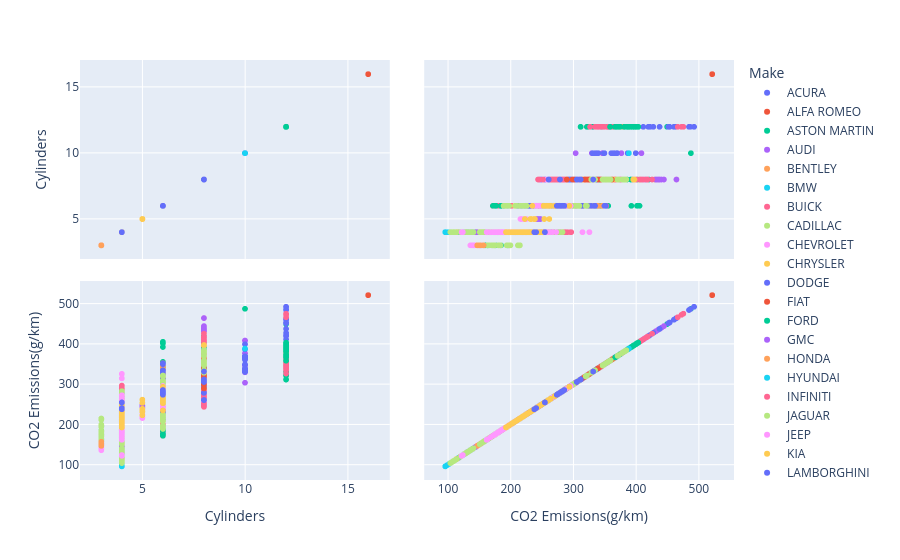

The code cell stored with this chart in its notebook:
### Code cell
fig = px.scatter_matrix(df, dimensions=["Cylinders", "CO2 Emissions(g/km)"], color="Make" )
fig.show()

### Figure 1 — Plotly figure (JSON) as saved in the notebook; plotly's stock layout.template omitted (floating-point values rounded to 4 significant figures; data arrays with more than 128 entries replaced by an {"elided": "..."} marker saying what was removed)
{"data": [{"dimensions": [{"axis": {"matches": true}, "label": "Cylinders", "values": [4, 4, 4, 6, 6, 6, 6, 6, 6, 4, 4, 6, 4, 4, 4, 6, 6, 6, 6, 4, 6, 6, 4, 6, 6, 6, 6, 6, 4, 6, 4, 6, 6, 6, 6, 6, 6, 4, 6, 4, 6, 6, 6, 6, 6, 6, 4, 4, 6, 6, 4, 6, 6, 6, 6, 4, 4, 6, 4, 4, 6, 6, 4, 6, 6, 6, 4, 4, 6, 4, 6, 6]}, {"axis": {"matches": true}, "label": "CO2 Emissions(g/km)", "values": [196, 221, 136, 255, 244, 230, 232, 255, 267, 212, 225, 239, 191, 214, 140, 255, 244, 230, 177, 191, 212, 221, 189, 254, 251, 249, 235, 180, 196, 226, 192, 259, 251, 210, 261, 250, 190, 197, 226, 192, 259, 251, 210, 261, 250, 196, 205, 209, 228, 240, 199, 252, 258, 210, 261, 232, 242, 196, 205, 209, 228, 240, 199, 254, 258, 210, 232, 241, 196, 209, 228, 240]}], "hovertemplate": "Make=ACURA<br>%{xaxis.title.text}=%{x}<br>%{yaxis.title.text}=%{y}<extra></extra>", "legendgroup": "ACURA", "marker": {"color": "#636efa", "symbol": "circle"}, "name": "ACURA", "showlegend": true, "type": "splom"}, {"dimensions": [{"axis": {"matches": true}, "label": "Cylinders", "values": [4, 4, 4, 4, 4, 4, 4, 6, 4, 4, 4, 4, 6, 4, 6, 4, 4, 4, 4, 6, 4, 4, 6, 4, 4, 4, 6, 4, 4, 6]}, {"axis": {"matches": true}, "label": "CO2 Emissions(g/km)", "values": [193, 193, 197, 197, 197, 205, 217, 280, 197, 197, 205, 217, 280, 226, 292, 197, 197, 205, 217, 280, 218, 226, 292, 197, 205, 217, 271, 218, 226, 288]}], "hovertemplate": "Make=ALFA ROMEO<br>%{xaxis.title.text}=%{x}<br>%{yaxis.title.text}=%{y}<extra></extra>", "legendgroup": "ALFA ROMEO", "marker": {"color": "#EF553B", "symbol": "circle"}, "name": "ALFA ROMEO", "showlegend": true, "type": "splom"}, {"dimensions": [{"axis": {"matches": true}, "label": "Cylinders", "values": [12, 12, 8, 8, 8, 8, 12, 12, 12, 8, 8, 8, 8, 12, 8, 8, 12, 12, 12, 12, 8, 8, 8, 8, 8, 8, 12, 12, 12, 12, 12, 12, 8, 12, 12, 12, 8, 12, 12, 12, 12, 8, 8, 12, 12, 8, 8]}, {"axis": {"matches": true}, "label": "CO2 Emissions(g/km)", "values": [359, 359, 338, 354, 338, 354, 359, 359, 327, 338, 356, 338, 356, 379, 338, 356, 340, 365, 332, 346, 343, 362, 343, 362, 343, 362, 390, 322, 331, 345, 388, 450, 271, 322, 332, 346, 271, 312, 324, 332, 346, 264, 271, 312, 324, 270, 333]}], "hovertemplate": "Make=ASTON MARTIN<br>%{xaxis.title.text}=%{x}<br>%{yaxis.title.text}=%{y}<extra></extra>", "legendgroup": "ASTON MARTIN", "marker": {"color": "#00cc96", "symbol": "circle"}, "name": "ASTON MARTIN", "showlegend": true, "type": "splom"}, {"dimensions": [{"axis": {"matches": true}, "label": "Cylinders", "values": {"elided": "286 int values"}}, {"axis": {"matches": true}, "label": "CO2 Emissions(g/km)", "values": {"elided": "286 int values"}}], "hovertemplate": "Make=AUDI<br>%{xaxis.title.text}=%{x}<br>%{yaxis.title.text}=%{y}<extra></extra>", "legendgroup": "AUDI", "marker": {"color": "#ab63fa", "symbol": "circle"}, "name": "AUDI", "showlegend": true, "type": "splom"}, {"dimensions": [{"axis": {"matches": true}, "label": "Cylinders", "values": [8, 12, 8, 12, 12, 12, 8, 8, 12, 8, 12, 8, 8, 12, 8, 8, 12, 8, 12, 8, 12, 8, 12, 8, 12, 8, 12, 8, 12, 8, 8, 12, 12, 12, 8, 12, 8, 8, 8, 8, 12, 8, 12, 8, 12, 12]}, {"axis": {"matches": true}, "label": "CO2 Emissions(g/km)", "values": [314, 356, 332, 380, 380, 388, 437, 307, 354, 337, 368, 327, 334, 388, 419, 307, 360, 337, 375, 334, 388, 408, 370, 307, 360, 337, 375, 321, 375, 407, 430, 370, 389, 389, 353, 389, 405, 315, 465, 315, 401, 291, 364, 291, 373, 373]}], "hovertemplate": "Make=BENTLEY<br>%{xaxis.title.text}=%{x}<br>%{yaxis.title.text}=%{y}<extra></extra>", "legendgroup": "BENTLEY", "marker": {"color": "#FFA15A", "symbol": "circle"}, "name": "BENTLEY", "showlegend": true, "type": "splom"}, {"dimensions": [{"axis": {"matches": true}, "label": "Cylinders", "values": {"elided": "527 int values"}}, {"axis": {"matches": true}, "label": "CO2 Emissions(g/km)", "values": {"elided": "527 int values"}}], "hovertemplate": "Make=BMW<br>%{xaxis.title.text}=%{x}<br>%{yaxis.title.text}=%{y}<extra></extra>", "legendgroup": "BMW", "marker": {"color": "#19d3f3", "symbol": "circle"}, "name": "BMW", "showlegend": true, "type": "splom"}, {"dimensions": [{"axis": {"matches": true}, "label": "Cylinders", "values": [6, 6, 4, 4, 6, 6, 6, 6, 4, 4, 4, 4, 4, 4, 4, 4, 6, 6, 4, 4, 6, 6, 6, 6, 4, 4, 4, 4, 4, 4, 4, 4, 6, 6, 4, 4, 4, 4, 4, 6, 6, 4, 6, 6, 4, 4, 4, 4, 4, 4, 4, 6, 6, 4, 4, 4, 4, 4, 4, 6, 6, 4, 4, 4, 6, 6, 4, 4, 4, 4, 4, 4, 6, 4, 6, 4, 4, 6, 6, 6, 4, 4, 4, 4, 4, 4, 6, 4, 6, 4, 4, 6, 6, 6, 4, 4, 3, 3, 4, 4, 4, 4, 6]}, {"axis": {"matches": true}, "label": "CO2 Emissions(g/km)", "values": [283, 290, 196, 212, 264, 250, 264, 264, 189, 228, 225, 246, 189, 228, 225, 218, 283, 290, 196, 212, 262, 253, 269, 254, 189, 225, 225, 246, 189, 225, 225, 216, 315, 323, 199, 215, 182, 192, 248, 268, 260, 193, 274, 263, 231, 230, 193, 252, 231, 230, 224, 315, 322, 194, 185, 208, 196, 248, 232, 224, 235, 233, 250, 226, 263, 277, 194, 185, 210, 196, 248, 234, 228, 190, 237, 217, 227, 250, 263, 278, 204, 194, 214, 205, 249, 234, 233, 192, 238, 214, 227, 251, 263, 277, 204, 214, 198, 199, 250, 234, 211, 227, 255]}], "hovertemplate": "Make=BUICK<br>%{xaxis.title.text}=%{x}<br>%{yaxis.title.text}=%{y}<extra></extra>", "legendgroup": "BUICK", "marker": {"color": "#FF6692", "symbol": "circle"}, "name": "BUICK", "showlegend": true, "type": "splom"}, {"dimensions": [{"axis": {"matches": true}, "label": "Cylinders", "values": {"elided": "158 int values"}}, {"axis": {"matches": true}, "label": "CO2 Emissions(g/km)", "values": {"elided": "158 int values"}}], "hovertemplate": "Make=CADILLAC<br>%{xaxis.title.text}=%{x}<br>%{yaxis.title.text}=%{y}<extra></extra>", "legendgroup": "CADILLAC", "marker": {"color": "#B6E880", "symbol": "circle"}, "name": "CADILLAC", "showlegend": true, "type": "splom"}, {"dimensions": [{"axis": {"matches": true}, "label": "Cylinders", "values": {"elided": "588 int values"}}, {"axis": {"matches": true}, "label": "CO2 Emissions(g/km)", "values": {"elided": "588 int values"}}], "hovertemplate": "Make=CHEVROLET<br>%{xaxis.title.text}=%{x}<br>%{yaxis.title.text}=%{y}<extra></extra>", "legendgroup": "CHEVROLET", "marker": {"color": "#FF97FF", "symbol": "circle"}, "name": "CHEVROLET", "showlegend": true, "type": "splom"}, {"dimensions": [{"axis": {"matches": true}, "label": "Cylinders", "values": [6, 4, 4, 6, 6, 4, 4, 6, 6, 8, 6, 8, 6, 6, 6, 6, 8, 6, 6, 4, 4, 4, 6, 6, 6, 6, 6, 6, 6, 6, 6, 8, 6, 6, 6, 6, 6, 4, 4, 6, 6, 6, 6, 6, 6, 6, 8, 6, 6, 6, 6, 6, 4, 4, 6, 6, 6, 6, 6, 8, 6, 6, 6, 6, 6, 6, 6, 6, 8, 6, 6, 6, 6, 6, 6, 6, 6, 8, 6, 6, 6, 6, 6, 6, 8, 6, 6, 6]}, {"axis": {"matches": true}, "label": "CO2 Emissions(g/km)", "values": [237, 232, 246, 242, 230, 225, 230, 242, 230, 294, 251, 308, 251, 237, 237, 222, 317, 276, 269, 196, 196, 181, 235, 235, 218, 246, 246, 226, 237, 237, 222, 283, 251, 251, 237, 276, 269, 198, 186, 239, 225, 250, 232, 240, 240, 229, 289, 257, 257, 243, 282, 279, 201, 192, 241, 230, 252, 237, 242, 289, 258, 258, 248, 257, 249, 242, 242, 234, 289, 258, 258, 248, 259, 249, 242, 242, 234, 289, 258, 258, 248, 259, 249, 242, 289, 258, 249, 249]}], "hovertemplate": "Make=CHRYSLER<br>%{xaxis.title.text}=%{x}<br>%{yaxis.title.text}=%{y}<extra></extra>", "legendgroup": "CHRYSLER", "marker": {"color": "#FECB52", "symbol": "circle"}, "name": "CHRYSLER", "showlegend": true, "type": "splom"}, {"dimensions": [{"axis": {"matches": true}, "label": "Cylinders", "values": {"elided": "246 int values"}}, {"axis": {"matches": true}, "label": "CO2 Emissions(g/km)", "values": {"elided": "246 int values"}}], "hovertemplate": "Make=DODGE<br>%{xaxis.title.text}=%{x}<br>%{yaxis.title.text}=%{y}<extra></extra>", "legendgroup": "DODGE", "marker": {"color": "#636efa", "symbol": "circle"}, "name": "DODGE", "showlegend": true, "type": "splom"}, {"dimensions": [{"axis": {"matches": true}, "label": "Cylinders", "values": [4, 4, 4, 4, 4, 4, 4, 4, 4, 4, 4, 4, 4, 4, 4, 4, 4, 4, 4, 4, 4, 4, 4, 4, 4, 4, 4, 4, 4, 4, 4, 4, 4, 4, 4, 4, 4, 4, 4, 4, 4, 4, 4, 4, 4, 4, 4, 4, 4, 4, 4, 4, 4, 4, 4, 4, 4, 4, 4, 4, 4, 4, 4, 4, 4, 4, 4, 4, 4, 4, 4, 4, 4]}, {"axis": {"matches": true}, "label": "CO2 Emissions(g/km)", "values": [179, 179, 182, 166, 179, 182, 156, 179, 200, 193, 182, 166, 182, 156, 198, 179, 198, 179, 198, 179, 216, 200, 191, 183, 168, 183, 160, 200, 183, 200, 183, 200, 183, 218, 203, 194, 194, 217, 224, 187, 185, 186, 171, 186, 163, 202, 186, 202, 186, 221, 197, 219, 226, 187, 185, 202, 182, 202, 182, 221, 197, 220, 226, 187, 185, 203, 186, 221, 213, 187, 185, 221, 213]}], "hovertemplate": "Make=FIAT<br>%{xaxis.title.text}=%{x}<br>%{yaxis.title.text}=%{y}<extra></extra>", "legendgroup": "FIAT", "marker": {"color": "#EF553B", "symbol": "circle"}, "name": "FIAT", "showlegend": true, "type": "splom"}, {"dimensions": [{"axis": {"matches": true}, "label": "Cylinders", "values": {"elided": "628 int values"}}, {"axis": {"matches": true}, "label": "CO2 Emissions(g/km)", "values": {"elided": "628 int values"}}], "hovertemplate": "Make=FORD<br>%{xaxis.title.text}=%{x}<br>%{yaxis.title.text}=%{y}<extra></extra>", "legendgroup": "FORD", "marker": {"color": "#00cc96", "symbol": "circle"}, "name": "FORD", "showlegend": true, "type": "splom"}, {"dimensions": [{"axis": {"matches": true}, "label": "Cylinders", "values": {"elided": "328 int values"}}, {"axis": {"matches": true}, "label": "CO2 Emissions(g/km)", "values": {"elided": "328 int values"}}], "hovertemplate": "Make=GMC<br>%{xaxis.title.text}=%{x}<br>%{yaxis.title.text}=%{y}<extra></extra>", "legendgroup": "GMC", "marker": {"color": "#ab63fa", "symbol": "circle"}, "name": "GMC", "showlegend": true, "type": "splom"}, {"dimensions": [{"axis": {"matches": true}, "label": "Cylinders", "values": {"elided": "214 int values"}}, {"axis": {"matches": true}, "label": "CO2 Emissions(g/km)", "values": {"elided": "214 int values"}}], "hovertemplate": "Make=HONDA<br>%{xaxis.title.text}=%{x}<br>%{yaxis.title.text}=%{y}<extra></extra>", "legendgroup": "HONDA", "marker": {"color": "#FFA15A", "symbol": "circle"}, "name": "HONDA", "showlegend": true, "type": "splom"}, {"dimensions": [{"axis": {"matches": true}, "label": "Cylinders", "values": {"elided": "210 int values"}}, {"axis": {"matches": true}, "label": "CO2 Emissions(g/km)", "values": {"elided": "210 int values"}}], "hovertemplate": "Make=HYUNDAI<br>%{xaxis.title.text}=%{x}<br>%{yaxis.title.text}=%{y}<extra></extra>", "legendgroup": "HYUNDAI", "marker": {"color": "#19d3f3", "symbol": "circle"}, "name": "HYUNDAI", "showlegend": true, "type": "splom"}, {"dimensions": [{"axis": {"matches": true}, "label": "Cylinders", "values": [6, 6, 6, 6, 6, 6, 6, 6, 6, 6, 8, 6, 8, 6, 6, 6, 6, 4, 6, 8, 8, 6, 6, 6, 6, 6, 6, 6, 6, 6, 6, 8, 6, 8, 6, 6, 6, 6, 4, 6, 8, 4, 6, 4, 6, 6, 6, 6, 6, 6, 6, 8, 6, 6, 6, 6, 4, 6, 8, 4, 6, 6, 6, 4, 6, 6, 6, 8, 6, 4, 4, 6, 6, 6, 4, 6, 8, 4, 6, 6, 6, 4, 6, 6, 6, 8, 4, 4, 6, 8, 4, 6, 6, 4, 6, 6, 6, 8, 4, 6, 8, 6, 6, 6, 6, 4, 6, 8]}, {"axis": {"matches": true}, "label": "CO2 Emissions(g/km)", "values": [235, 248, 172, 189, 265, 269, 283, 255, 267, 253, 283, 267, 294, 175, 271, 244, 253, 196, 294, 334, 345, 237, 248, 172, 189, 246, 267, 264, 269, 283, 253, 285, 267, 297, 172, 274, 232, 246, 200, 294, 338, 214, 242, 226, 249, 262, 247, 256, 181, 193, 274, 300, 177, 279, 242, 252, 204, 301, 354, 226, 256, 257, 200, 233, 253, 259, 274, 300, 184, 200, 221, 280, 246, 257, 214, 301, 355, 228, 253, 260, 200, 233, 251, 259, 274, 301, 200, 221, 257, 354, 229, 253, 261, 233, 251, 259, 275, 301, 211, 257, 354, 254, 261, 251, 259, 228, 257, 360]}], "hovertemplate": "Make=INFINITI<br>%{xaxis.title.text}=%{x}<br>%{yaxis.title.text}=%{y}<extra></extra>", "legendgroup": "INFINITI", "marker": {"color": "#FF6692", "symbol": "circle"}, "name": "INFINITI", "showlegend": true, "type": "splom"}, {"dimensions": [{"axis": {"matches": true}, "label": "Cylinders", "values": {"elided": "160 int values"}}, {"axis": {"matches": true}, "label": "CO2 Emissions(g/km)", "values": {"elided": "160 int values"}}], "hovertemplate": "Make=JAGUAR<br>%{xaxis.title.text}=%{x}<br>%{yaxis.title.text}=%{y}<extra></extra>", "legendgroup": "JAGUAR", "marker": {"color": "#B6E880", "symbol": "circle"}, "name": "JAGUAR", "showlegend": true, "type": "splom"}, {"dimensions": [{"axis": {"matches": true}, "label": "Cylinders", "values": {"elided": "251 int values"}}, {"axis": {"matches": true}, "label": "CO2 Emissions(g/km)", "values": {"elided": "251 int values"}}], "hovertemplate": "Make=JEEP<br>%{xaxis.title.text}=%{x}<br>%{yaxis.title.text}=%{y}<extra></extra>", "legendgroup": "JEEP", "marker": {"color": "#FF97FF", "symbol": "circle"}, "name": "JEEP", "showlegend": true, "type": "splom"}, {"dimensions": [{"axis": {"matches": true}, "label": "Cylinders", "values": {"elided": "231 int values"}}, {"axis": {"matches": true}, "label": "CO2 Emissions(g/km)", "values": {"elided": "231 int values"}}], "hovertemplate": "Make=KIA<br>%{xaxis.title.text}=%{x}<br>%{yaxis.title.text}=%{y}<extra></extra>", "legendgroup": "KIA", "marker": {"color": "#FECB52", "symbol": "circle"}, "name": "KIA", "showlegend": true, "type": "splom"}, {"dimensions": [{"axis": {"matches": true}, "label": "Cylinders", "values": [12, 10, 10, 12, 12, 10, 12, 12, 12, 10, 10, 12, 12, 12, 12, 10, 10, 12, 12, 12, 12, 10, 10, 10, 10, 12, 12, 10, 10, 10, 10, 10, 10, 8, 12, 12, 10, 10, 10, 10, 8]}, {"axis": {"matches": true}, "label": "CO2 Emissions(g/km)", "values": [421, 361, 400, 412, 453, 334, 423, 420, 452, 331, 340, 428, 461, 438, 461, 331, 340, 454, 464, 454, 464, 336, 349, 337, 350, 487, 493, 366, 370, 366, 370, 370, 370, 384, 485, 493, 370, 370, 370, 370, 384]}], "hovertemplate": "Make=LAMBORGHINI<br>%{xaxis.title.text}=%{x}<br>%{yaxis.title.text}=%{y}<extra></extra>", "legendgroup": "LAMBORGHINI", "marker": {"color": "#636efa", "symbol": "circle"}, "name": "LAMBORGHINI", "showlegend": true, "type": "splom"}, {"dimensions": [{"axis": {"matches": true}, "label": "Cylinders", "values": [4, 6, 4, 4, 8, 8, 8, 6, 6, 6, 8, 8, 8, 6, 6, 6, 8, 8, 8, 4, 6, 6, 8, 8, 8, 8, 4, 4, 6, 8, 8, 4, 6, 6, 6, 8, 8, 6, 6, 8, 4, 4, 4, 4, 4, 4, 4, 4, 6, 6, 6, 4, 6, 6, 8, 8, 6, 6, 8, 4, 4, 4, 4, 6, 6, 6, 4, 4, 6, 6, 8, 8, 8, 8, 6, 6, 8, 8, 4, 4, 4, 4, 6, 6, 8]}, {"axis": {"matches": true}, "label": "CO2 Emissions(g/km)", "values": [274, 334, 225, 225, 354, 347, 342, 285, 285, 278, 345, 338, 331, 283, 283, 277, 354, 347, 342, 274, 329, 283, 347, 342, 347, 342, 223, 223, 285, 338, 331, 248, 336, 291, 254, 356, 356, 291, 254, 344, 229, 252, 231, 243, 246, 225, 231, 229, 273, 311, 279, 246, 291, 256, 305, 365, 291, 256, 294, 225, 231, 229, 248, 273, 311, 279, 266, 262, 258, 256, 305, 305, 354, 365, 264, 256, 294, 336, 245, 242, 238, 248, 273, 273, 318]}], "hovertemplate": "Make=LAND ROVER<br>%{xaxis.title.text}=%{x}<br>%{yaxis.title.text}=%{y}<extra></extra>", "legendgroup": "LAND ROVER", "marker": {"color": "#EF553B", "symbol": "circle"}, "name": "LAND ROVER", "showlegend": true, "type": "splom"}, {"dimensions": [{"axis": {"matches": true}, "label": "Cylinders", "values": {"elided": "178 int values"}}, {"axis": {"matches": true}, "label": "CO2 Emissions(g/km)", "values": {"elided": "178 int values"}}], "hovertemplate": "Make=LEXUS<br>%{xaxis.title.text}=%{x}<br>%{yaxis.title.text}=%{y}<extra></extra>", "legendgroup": "LEXUS", "marker": {"color": "#00cc96", "symbol": "circle"}, "name": "LEXUS", "showlegend": true, "type": "splom"}, {"dimensions": [{"axis": {"matches": true}, "label": "Cylinders", "values": [6, 6, 6, 4, 6, 6, 4, 6, 4, 8, 8, 4, 4, 6, 6, 6, 4, 6, 6, 4, 6, 4, 6, 6, 4, 4, 6, 6, 6, 4, 6, 6, 6, 4, 6, 4, 6, 4, 6, 6, 6, 6, 6, 4, 4, 4, 6, 6, 6, 6, 4, 6, 4, 6, 4, 6, 6, 6, 6, 6, 4, 4, 4, 6, 6, 6, 6, 4, 6, 4, 6, 6, 6, 6, 4, 4, 4, 6, 6, 4, 6, 4, 4, 6, 6, 6, 6, 6, 6, 4, 4, 4, 4, 4, 6, 6]}, {"axis": {"matches": true}, "label": "CO2 Emissions(g/km)", "values": [271, 260, 294, 235, 281, 281, 207, 262, 145, 368, 346, 251, 258, 274, 258, 294, 232, 281, 278, 205, 260, 133, 327, 331, 256, 261, 293, 287, 322, 268, 298, 283, 293, 210, 257, 220, 279, 136, 334, 339, 281, 288, 287, 256, 254, 268, 321, 298, 284, 293, 230, 264, 239, 278, 139, 333, 339, 280, 290, 287, 256, 254, 269, 322, 298, 284, 293, 242, 278, 139, 310, 281, 289, 287, 257, 256, 270, 322, 297, 245, 278, 139, 250, 259, 314, 280, 281, 289, 287, 229, 230, 245, 131, 250, 258, 315]}], "hovertemplate": "Make=LINCOLN<br>%{xaxis.title.text}=%{x}<br>%{yaxis.title.text}=%{y}<extra></extra>", "legendgroup": "LINCOLN", "marker": {"color": "#ab63fa", "symbol": "circle"}, "name": "LINCOLN", "showlegend": true, "type": "splom"}, {"dimensions": [{"axis": {"matches": true}, "label": "Cylinders", "values": [6, 6, 8, 8, 8, 6, 6, 6, 8, 8, 8, 6, 6, 6, 6, 8, 8, 8, 6, 6, 6, 6, 6, 8, 8, 6, 6, 8, 6, 6, 6, 6, 6, 8, 8, 6, 6, 8, 6, 6, 6, 6, 6, 8, 6, 6, 8, 8, 6, 6, 8, 6, 6, 6, 6, 6, 8, 8, 6, 6, 8]}, {"axis": {"matches": true}, "label": "CO2 Emissions(g/km)", "values": [292, 292, 347, 352, 334, 301, 292, 294, 347, 350, 334, 299, 286, 293, 295, 357, 360, 322, 300, 302, 286, 293, 295, 355, 358, 340, 346, 321, 300, 301, 286, 293, 295, 355, 358, 340, 346, 321, 300, 301, 286, 295, 295, 354, 324, 330, 360, 360, 299, 301, 321, 286, 286, 295, 324, 324, 360, 360, 286, 301, 321]}], "hovertemplate": "Make=MASERATI<br>%{xaxis.title.text}=%{x}<br>%{yaxis.title.text}=%{y}<extra></extra>", "legendgroup": "MASERATI", "marker": {"color": "#FFA15A", "symbol": "circle"}, "name": "MASERATI", "showlegend": true, "type": "splom"}, {"dimensions": [{"axis": {"matches": true}, "label": "Cylinders", "values": {"elided": "180 int values"}}, {"axis": {"matches": true}, "label": "CO2 Emissions(g/km)", "values": {"elided": "180 int values"}}], "hovertemplate": "Make=MAZDA<br>%{xaxis.title.text}=%{x}<br>%{yaxis.title.text}=%{y}<extra></extra>", "legendgroup": "MAZDA", "marker": {"color": "#19d3f3", "symbol": "circle"}, "name": "MAZDA", "showlegend": true, "type": "splom"}, {"dimensions": [{"axis": {"matches": true}, "label": "Cylinders", "values": {"elided": "419 int values"}}, {"axis": {"matches": true}, "label": "CO2 Emissions(g/km)", "values": {"elided": "419 int values"}}], "hovertemplate": "Make=MERCEDES-BENZ<br>%{xaxis.title.text}=%{x}<br>%{yaxis.title.text}=%{y}<extra></extra>", "legendgroup": "MERCEDES-BENZ", "marker": {"color": "#FF6692", "symbol": "circle"}, "name": "MERCEDES-BENZ", "showlegend": true, "type": "splom"}, {"dimensions": [{"axis": {"matches": true}, "label": "Cylinders", "values": {"elided": "204 int values"}}, {"axis": {"matches": true}, "label": "CO2 Emissions(g/km)", "values": {"elided": "204 int values"}}], "hovertemplate": "Make=MINI<br>%{xaxis.title.text}=%{x}<br>%{yaxis.title.text}=%{y}<extra></extra>", "legendgroup": "MINI", "marker": {"color": "#B6E880", "symbol": "circle"}, "name": "MINI", "showlegend": true, "type": "splom"}, {"dimensions": [{"axis": {"matches": true}, "label": "Cylinders", "values": [4, 4, 4, 4, 4, 4, 4, 4, 3, 3, 4, 4, 6, 4, 4, 4, 4, 4, 4, 4, 4, 4, 4, 4, 3, 3, 4, 4, 6, 4, 4, 4, 4, 4, 4, 4, 4, 4, 4, 4, 3, 3, 4, 4, 6, 4, 4, 4, 4, 4, 4, 4, 4, 4, 4, 3, 3, 3, 3, 4, 4, 6, 4, 4, 4, 4, 4, 3, 3, 3, 3, 4, 6, 4, 4, 4, 4, 4, 3, 3, 3, 3, 4, 6, 4, 4, 4, 4, 3, 3, 4, 6, 4, 4, 4]}, {"axis": {"matches": true}, "label": "CO2 Emissions(g/km)", "values": [189, 191, 218, 288, 283, 267, 198, 198, 138, 147, 198, 209, 235, 200, 202, 207, 189, 193, 219, 288, 283, 267, 198, 198, 136, 147, 198, 209, 232, 193, 202, 202, 221, 181, 198, 204, 217, 210, 191, 203, 139, 147, 193, 207, 238, 202, 214, 223, 183, 200, 206, 218, 212, 194, 205, 141, 150, 149, 155, 197, 211, 242, 204, 216, 213, 208, 216, 141, 150, 149, 155, 212, 248, 204, 216, 213, 219, 216, 143, 151, 148, 153, 212, 246, 206, 213, 218, 216, 143, 151, 212, 246, 206, 213, 218]}], "hovertemplate": "Make=MITSUBISHI<br>%{xaxis.title.text}=%{x}<br>%{yaxis.title.text}=%{y}<extra></extra>", "legendgroup": "MITSUBISHI", "marker": {"color": "#FF97FF", "symbol": "circle"}, "name": "MITSUBISHI", "showlegend": true, "type": "splom"}, {"dimensions": [{"axis": {"matches": true}, "label": "Cylinders", "values": {"elided": "259 int values"}}, {"axis": {"matches": true}, "label": "CO2 Emissions(g/km)", "values": {"elided": "259 int values"}}], "hovertemplate": "Make=NISSAN<br>%{xaxis.title.text}=%{x}<br>%{yaxis.title.text}=%{y}<extra></extra>", "legendgroup": "NISSAN", "marker": {"color": "#FECB52", "symbol": "circle"}, "name": "NISSAN", "showlegend": true, "type": "splom"}, {"dimensions": [{"axis": {"matches": true}, "label": "Cylinders", "values": {"elided": "376 int values"}}, {"axis": {"matches": true}, "label": "CO2 Emissions(g/km)", "values": {"elided": "376 int values"}}], "hovertemplate": "Make=PORSCHE<br>%{xaxis.title.text}=%{x}<br>%{yaxis.title.text}=%{y}<extra></extra>", "legendgroup": "PORSCHE", "marker": {"color": "#636efa", "symbol": "circle"}, "name": "PORSCHE", "showlegend": true, "type": "splom"}, {"dimensions": [{"axis": {"matches": true}, "label": "Cylinders", "values": [8, 8, 8, 8, 6, 6, 6, 6, 6, 6, 6, 6, 6, 6, 6, 6, 6, 8, 8, 6, 6, 6, 6, 6, 8, 8, 6, 6, 6, 4, 6, 6, 6, 8, 8, 6, 6, 6, 6, 8, 8, 6, 4, 6, 6, 8, 8, 6, 6, 6, 8, 8, 6, 4, 6, 6, 8, 8, 6, 6, 6, 8, 8, 6, 4, 6, 6, 8, 8, 6, 8, 8, 6, 6, 6, 8, 8, 6, 6, 6, 8, 8, 4, 6, 6, 6, 8, 8, 6, 6, 8, 8, 6, 8, 6, 8, 4]}, {"axis": {"matches": true}, "label": "CO2 Emissions(g/km)", "values": [340, 313, 354, 324, 286, 290, 285, 275, 274, 269, 260, 262, 254, 274, 274, 269, 260, 340, 313, 273, 265, 290, 290, 285, 354, 324, 286, 262, 254, 225, 279, 279, 264, 348, 319, 272, 264, 294, 296, 362, 330, 283, 231, 280, 283, 346, 319, 278, 294, 300, 361, 328, 289, 232, 280, 283, 346, 319, 278, 294, 300, 382, 328, 289, 232, 253, 246, 320, 290, 260, 325, 302, 278, 280, 283, 346, 319, 289, 294, 300, 382, 328, 232, 243, 253, 245, 320, 290, 260, 260, 325, 299, 280, 319, 294, 330, 232]}], "hovertemplate": "Make=RAM<br>%{xaxis.title.text}=%{x}<br>%{yaxis.title.text}=%{y}<extra></extra>", "legendgroup": "RAM", "marker": {"color": "#EF553B", "symbol": "circle"}, "name": "RAM", "showlegend": true, "type": "splom"}, {"dimensions": [{"axis": {"matches": true}, "label": "Cylinders", "values": [12, 12, 12, 12, 12, 12, 12, 12, 12, 12, 12, 12, 12, 12, 12, 12, 12, 12, 12, 12, 12, 12, 12, 12, 12, 12, 12, 12, 12, 12, 12, 12, 12, 12, 12, 12, 12, 12, 12, 12, 12, 12, 12, 12, 12, 12, 12, 12, 12, 12]}, {"axis": {"matches": true}, "label": "CO2 Emissions(g/km)", "values": [368, 368, 393, 393, 393, 393, 359, 370, 370, 396, 396, 396, 396, 359, 373, 373, 403, 404, 403, 404, 367, 390, 390, 390, 400, 400, 400, 401, 375, 397, 397, 397, 387, 387, 388, 382, 397, 397, 397, 382, 382, 388, 386, 386, 400, 400, 400, 382, 382, 387]}], "hovertemplate": "Make=ROLLS-ROYCE<br>%{xaxis.title.text}=%{x}<br>%{yaxis.title.text}=%{y}<extra></extra>", "legendgroup": "ROLLS-ROYCE", "marker": {"color": "#00cc96", "symbol": "circle"}, "name": "ROLLS-ROYCE", "showlegend": true, "type": "splom"}, {"dimensions": [{"axis": {"matches": true}, "label": "Cylinders", "values": [4, 4, 4, 4, 4, 4, 4, 4, 4, 4, 4, 4, 4, 4, 4, 4, 4, 4, 4, 4, 4, 4]}, {"axis": {"matches": true}, "label": "CO2 Emissions(g/km)", "values": [193, 218, 143, 207, 207, 228, 228, 184, 182, 193, 221, 147, 207, 207, 225, 225, 197, 224, 173, 180, 211, 210]}], "hovertemplate": "Make=SCION<br>%{xaxis.title.text}=%{x}<br>%{yaxis.title.text}=%{y}<extra></extra>", "legendgroup": "SCION", "marker": {"color": "#ab63fa", "symbol": "circle"}, "name": "SCION", "showlegend": true, "type": "splom"}, {"dimensions": [{"axis": {"matches": true}, "label": "Cylinders", "values": [3, 3, 3, 3, 3, 3, 3]}, {"axis": {"matches": true}, "label": "CO2 Emissions(g/km)", "values": [147, 147, 150, 150, 157, 157, 152]}], "hovertemplate": "Make=SMART<br>%{xaxis.title.text}=%{x}<br>%{yaxis.title.text}=%{y}<extra></extra>", "legendgroup": "SMART", "marker": {"color": "#FFA15A", "symbol": "circle"}, "name": "SMART", "showlegend": true, "type": "splom"}, {"dimensions": [{"axis": {"matches": true}, "label": "Cylinders", "values": [10, 10]}, {"axis": {"matches": true}, "label": "CO2 Emissions(g/km)", "values": [389, 389]}], "hovertemplate": "Make=SRT<br>%{xaxis.title.text}=%{x}<br>%{yaxis.title.text}=%{y}<extra></extra>", "legendgroup": "SRT", "marker": {"color": "#19d3f3", "symbol": "circle"}, "name": "SRT", "showlegend": true, "type": "splom"}, {"dimensions": [{"axis": {"matches": true}, "label": "Cylinders", "values": {"elided": "140 int values"}}, {"axis": {"matches": true}, "label": "CO2 Emissions(g/km)", "values": {"elided": "140 int values"}}], "hovertemplate": "Make=SUBARU<br>%{xaxis.title.text}=%{x}<br>%{yaxis.title.text}=%{y}<extra></extra>", "legendgroup": "SUBARU", "marker": {"color": "#FF6692", "symbol": "circle"}, "name": "SUBARU", "showlegend": true, "type": "splom"}, {"dimensions": [{"axis": {"matches": true}, "label": "Cylinders", "values": {"elided": "330 int values"}}, {"axis": {"matches": true}, "label": "CO2 Emissions(g/km)", "values": {"elided": "330 int values"}}], "hovertemplate": "Make=TOYOTA<br>%{xaxis.title.text}=%{x}<br>%{yaxis.title.text}=%{y}<extra></extra>", "legendgroup": "TOYOTA", "marker": {"color": "#B6E880", "symbol": "circle"}, "name": "TOYOTA", "showlegend": true, "type": "splom"}, {"dimensions": [{"axis": {"matches": true}, "label": "Cylinders", "values": {"elided": "197 int values"}}, {"axis": {"matches": true}, "label": "CO2 Emissions(g/km)", "values": {"elided": "197 int values"}}], "hovertemplate": "Make=VOLKSWAGEN<br>%{xaxis.title.text}=%{x}<br>%{yaxis.title.text}=%{y}<extra></extra>", "legendgroup": "VOLKSWAGEN", "marker": {"color": "#FF97FF", "symbol": "circle"}, "name": "VOLKSWAGEN", "showlegend": true, "type": "splom"}, {"dimensions": [{"axis": {"matches": true}, "label": "Cylinders", "values": [5, 5, 6, 6, 6, 6, 6, 6, 6, 6, 6, 6, 4, 5, 4, 6, 4, 6, 4, 5, 6, 4, 5, 6, 6, 4, 5, 4, 6, 6, 4, 6, 5, 4, 5, 4, 5, 4, 4, 6, 6, 4, 5, 4, 5, 4, 6, 6, 4, 5, 4, 4, 6, 4, 5, 4, 4, 4, 4, 4, 4, 4, 4, 4, 4, 4, 4, 4, 4, 4, 4, 4, 4, 4, 4, 4, 4, 4, 4, 4, 4, 4, 4, 4, 4, 4, 4, 4, 4, 4, 4, 4, 4, 4, 4, 4, 4, 4, 4, 4, 4, 4, 4, 4, 4, 4, 4, 4, 4, 4, 4, 4, 4, 4, 4, 4, 4, 4, 4, 4, 4, 4, 4, 4]}, {"axis": {"matches": true}, "label": "CO2 Emissions(g/km)", "values": [223, 232, 264, 235, 264, 258, 271, 264, 271, 260, 294, 253, 193, 232, 205, 258, 193, 258, 202, 237, 253, 193, 232, 258, 264, 202, 262, 216, 274, 260, 202, 274, 239, 193, 233, 193, 233, 218, 231, 259, 259, 193, 239, 193, 233, 231, 259, 259, 213, 254, 226, 247, 276, 213, 254, 232, 239, 247, 198, 219, 198, 219, 221, 241, 220, 204, 219, 198, 219, 221, 241, 220, 204, 219, 221, 216, 233, 244, 232, 239, 249, 226, 221, 241, 220, 206, 216, 226, 221, 241, 220, 216, 214, 224, 228, 240, 227, 240, 197, 218, 215, 219, 197, 219, 218, 219, 233, 211, 233, 242, 233, 250, 208, 219, 223, 208, 219, 220, 210, 219, 232, 240, 232, 248]}], "hovertemplate": "Make=VOLVO<br>%{xaxis.title.text}=%{x}<br>%{yaxis.title.text}=%{y}<extra></extra>", "legendgroup": "VOLVO", "marker": {"color": "#FECB52", "symbol": "circle"}, "name": "VOLVO", "showlegend": true, "type": "splom"}, {"dimensions": [{"axis": {"matches": true}, "label": "Cylinders", "values": [6, 8, 6, 8, 6, 6, 8, 6, 8, 4, 4, 6, 6, 6, 8, 6, 8, 4, 4, 6, 6, 6, 8, 6, 8]}, {"axis": {"matches": true}, "label": "CO2 Emissions(g/km)", "values": [286, 332, 279, 306, 282, 276, 312, 279, 306, 255, 241, 274, 282, 276, 312, 279, 306, 255, 238, 284, 282, 276, 312, 280, 311]}], "hovertemplate": "Make=GENESIS<br>%{xaxis.title.text}=%{x}<br>%{yaxis.title.text}=%{y}<extra></extra>", "legendgroup": "GENESIS", "marker": {"color": "#636efa", "symbol": "circle"}, "name": "GENESIS", "showlegend": true, "type": "splom"}, {"dimensions": [{"axis": {"matches": true}, "label": "Cylinders", "values": [16, 16, 16]}, {"axis": {"matches": true}, "label": "CO2 Emissions(g/km)", "values": [522, 522, 522]}], "hovertemplate": "Make=BUGATTI<br>%{xaxis.title.text}=%{x}<br>%{yaxis.title.text}=%{y}<extra></extra>", "legendgroup": "BUGATTI", "marker": {"color": "#EF553B", "symbol": "circle"}, "name": "BUGATTI", "showlegend": true, "type": "splom"}], "layout": {"dragmode": "select", "legend": {"title": {"text": "Make"}, "tracegroupgap": 0}, "margin": {"t": 60}}}
